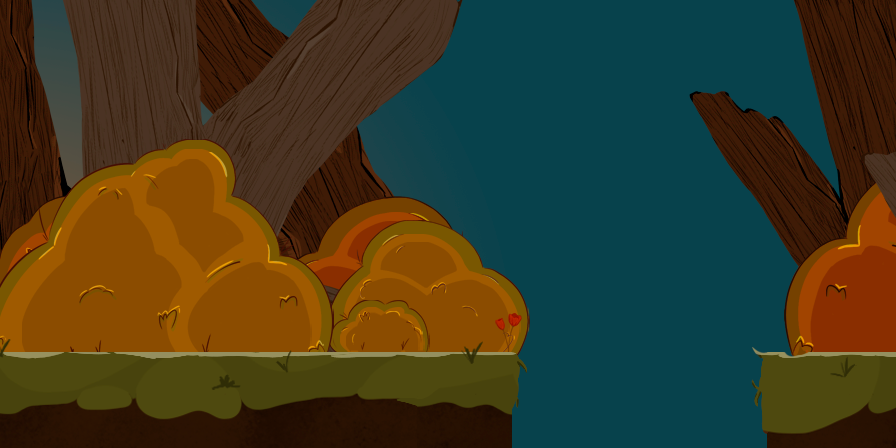

A level layout from a 2D game, rendered from its tile map. Below: a short description, then the map file with its tile-grid data intact:
An orthogonal 28x14 tile map with 32x32 px tiles, 3 tile layers (changementSceneTrois, background, sol).

<map version="1.5" tiledversion="1.7.2" orientation="orthogonal" renderorder="right-down" width="28" height="14" tilewidth="32" tileheight="32" infinite="0" nextlayerid="4" nextobjectid="1">
 <editorsettings>
  <export target="scene_3.json" format="json" />
 </editorsettings>
 <tileset firstgid="1" name="tileset_3" tilewidth="32" tileheight="32" tilecount="392" columns="28">
  <image source="../tileset/tileset_3.png" width="896" height="448" />
 </tileset>
 <layer id="3" name="changementSceneTrois" width="28" height="14">
  <data encoding="csv">
0,0,0,0,0,0,0,0,0,0,0,0,0,0,0,0,0,0,0,0,0,0,0,0,0,0,0,0,
0,0,0,0,0,0,0,0,0,0,0,0,0,0,0,0,0,0,0,0,0,0,0,0,0,0,0,0,
0,0,0,0,0,0,0,0,0,0,0,0,0,0,0,0,0,0,0,0,0,0,0,0,0,0,0,0,
0,0,0,0,0,0,0,0,0,0,0,0,0,0,0,0,0,0,0,0,0,0,0,0,0,0,0,0,
0,0,0,0,0,0,0,0,0,0,0,0,0,0,0,0,0,0,0,0,0,0,0,0,0,0,0,0,
0,0,0,0,0,0,0,0,0,0,0,0,0,0,0,0,0,0,0,0,0,0,0,0,0,0,0,0,
0,0,0,0,0,0,0,0,0,0,0,0,0,0,0,0,0,0,0,0,0,0,0,0,0,0,0,0,
0,0,0,0,0,0,0,0,0,0,0,0,0,0,0,0,0,0,0,0,0,0,0,0,0,0,0,0,
0,0,0,0,0,0,0,0,0,0,0,0,0,0,0,0,0,0,0,0,0,0,0,0,0,0,0,0,
0,0,0,0,0,0,0,0,0,0,0,0,0,0,0,0,0,0,0,0,0,0,0,0,0,0,0,280,
0,0,0,0,0,0,0,0,0,0,0,0,0,0,0,0,0,0,0,0,0,0,0,0,0,0,0,308,
0,0,0,0,0,0,0,0,0,0,0,0,0,0,0,0,0,0,0,0,0,0,0,0,0,0,0,0,
0,0,0,0,0,0,0,0,0,0,0,0,0,0,0,0,0,0,0,0,0,0,0,0,0,0,0,0,
0,0,0,0,0,0,0,0,0,0,0,0,0,0,0,0,0,0,0,0,0,0,0,0,0,0,0,0
</data>
 </layer>
 <layer id="1" name="background" width="28" height="14">
  <data encoding="csv">
1,2,3,4,5,6,7,8,9,10,11,12,13,14,15,16,17,18,19,20,21,22,23,24,25,26,27,28,
29,30,31,32,33,34,35,36,37,38,39,40,41,42,43,44,45,46,47,48,49,50,51,52,53,54,55,56,
57,58,59,60,61,62,63,64,65,66,67,68,69,70,71,72,73,74,75,76,77,78,79,80,81,82,83,84,
85,86,87,88,89,90,91,92,93,94,95,96,97,98,99,100,101,102,103,104,105,106,107,108,109,110,111,112,
113,114,115,116,117,118,119,120,121,122,123,124,125,126,127,128,129,130,131,132,133,134,135,136,137,138,139,140,
141,142,143,144,145,146,147,148,149,150,151,152,153,154,155,156,157,158,159,160,161,162,163,164,165,166,167,168,
169,170,171,172,173,174,175,176,177,178,179,180,181,182,183,184,185,186,187,188,189,190,191,192,193,194,195,196,
197,198,199,200,201,202,203,204,205,206,207,208,209,210,211,212,213,214,215,216,217,218,219,220,221,222,223,224,
225,226,227,228,229,230,231,232,233,234,235,236,237,238,239,240,241,242,243,244,245,246,247,248,249,250,251,252,
253,254,255,256,257,258,259,260,261,262,263,264,265,266,267,268,269,270,271,272,273,274,275,276,277,278,279,0,
281,282,283,284,285,286,287,288,289,290,291,292,293,294,295,296,297,298,299,300,301,302,303,304,305,306,307,0,
0,0,0,0,0,0,0,0,0,0,0,0,0,0,0,0,325,326,327,328,329,330,331,332,0,0,0,0,
0,0,0,0,0,0,0,0,0,0,0,0,0,0,0,0,353,354,355,356,357,358,359,360,0,0,0,0,
0,0,0,0,0,0,0,0,0,0,0,0,0,0,0,0,381,382,383,384,385,386,387,388,0,0,0,0
</data>
 </layer>
 <layer id="2" name="sol" width="28" height="14">
  <data encoding="csv">
0,0,0,0,0,0,0,0,0,0,0,0,0,0,0,0,0,0,0,0,0,0,0,0,0,0,0,0,
0,0,0,0,0,0,0,0,0,0,0,0,0,0,0,0,0,0,0,0,0,0,0,0,0,0,0,0,
0,0,0,0,0,0,0,0,0,0,0,0,0,0,0,0,0,0,0,0,0,0,0,0,0,0,0,0,
0,0,0,0,0,0,0,0,0,0,0,0,0,0,0,0,0,0,0,0,0,0,0,0,0,0,0,0,
0,0,0,0,0,0,0,0,0,0,0,0,0,0,0,0,0,0,0,0,0,0,0,0,0,0,0,0,
0,0,0,0,0,0,0,0,0,0,0,0,0,0,0,0,0,0,0,0,0,0,0,0,0,0,0,0,
0,0,0,0,0,0,0,0,0,0,0,0,0,0,0,0,0,0,0,0,0,0,0,0,0,0,0,0,
0,0,0,0,0,0,0,0,0,0,0,0,0,0,0,0,0,0,0,0,0,0,0,0,0,0,0,0,
0,0,0,0,0,0,0,0,0,0,0,0,0,0,0,0,0,0,0,0,0,0,0,0,0,0,0,0,
0,0,0,0,0,0,0,0,0,0,0,0,0,0,0,0,0,0,0,0,0,0,0,0,0,0,0,0,
0,0,0,0,0,0,0,0,0,0,0,0,0,0,0,0,0,0,0,0,0,0,0,0,0,0,0,0,
309,310,311,312,313,314,315,316,317,318,319,320,321,322,323,324,0,0,0,0,0,0,0,0,333,334,335,336,
337,338,339,340,341,342,343,344,345,346,347,348,349,350,351,352,0,0,0,0,0,0,0,0,361,362,363,364,
365,366,367,368,369,370,371,372,373,374,375,376,377,378,379,380,0,0,0,0,0,0,0,0,389,390,391,392
</data>
 </layer>
</map>
